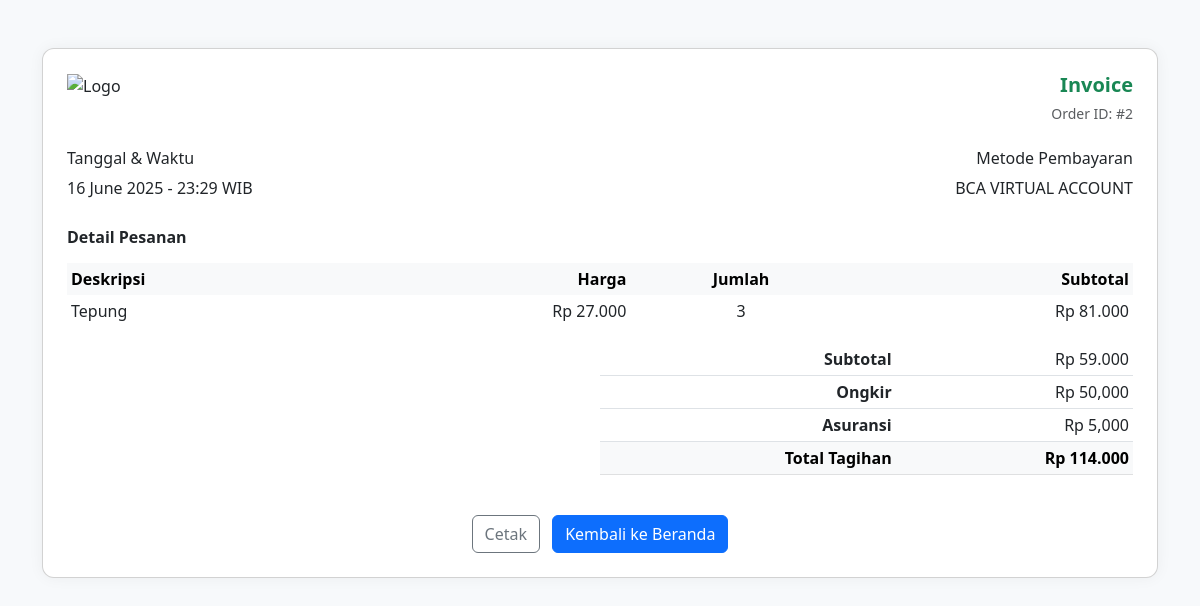
The page /views/customer/invoice.php?id=2 (signed in) on the database its author committed.
### tables this page shows
CREATE TABLE `pembayaran` (
  `id` int(11) NOT NULL,
  `metode` varchar(50) DEFAULT NULL,
  `total` int(11) DEFAULT NULL,
  `tanggal` datetime DEFAULT NULL
);

CREATE TABLE `pesanan` (
  `id` int(11) NOT NULL,
  `id_pembayaran` int(11) DEFAULT NULL,
  `id_produk` int(11) DEFAULT NULL,
  `jumlah` int(11) DEFAULT NULL,
  `harga_satuan` int(11) DEFAULT NULL,
  `subtotal` int(11) DEFAULT NULL,
  `status` varchar(50) DEFAULT 'Menunggu'
);

CREATE TABLE `produk` (
  `ID_Produk` int(11) NOT NULL,
  `nama_produk` varchar(50) NOT NULL,
  `harga` int(50) NOT NULL,
  `kategori` varchar(50) NOT NULL,
  `Stok` int(50) NOT NULL,
  `deskripsi` varchar(50) NOT NULL,
  `gambar` varchar(50) NOT NULL,
  `satuan` varchar(50) DEFAULT NULL,
  `harga_diskon` int(11) DEFAULT NULL
);

### views/customer/invoice.php (the view, shortened to what this page needs)
<?php
include 'koneksi.php';
$id = $_GET['id'] ?? 0;
$id = (int)$id;
$stmt = $conn->prepare("SELECT * FROM pembayaran WHERE id = ?");
$stmt->bind_param("i", $id);
$stmt->execute();
$pembayaran = $stmt->get_result()->fetch_assoc();
$stmt = $conn->prepare("
    SELECT p.*, pr.nama_produk
    FROM pesanan p
    JOIN produk pr ON p.id_produk = pr.ID_Produk
    WHERE p.id_pembayaran = ?
");
$stmt->bind_param("i", $id);
$stmt->execute();
$items = $stmt->get_result()->fetch_all(MYSQLI_ASSOC);
$order_date = date('d F Y');
$order_time = date('H:i');
$ongkir = 50000;
$asuransi = 5000;
$total_tagihan = $pembayaran['total'];
$subtotal = $total_tagihan - $ongkir - $asuransi;
?>
<!DOCTYPE html>
<html lang="id">
<head>
    <link href="https://cdn.jsdelivr.net/npm/bootstrap@5.3.0/dist/css/bootstrap.min.css" rel="stylesheet">
</head>
<body>
    <div class="container my-5">
        <div class="card invoice-card p-4">
            <div class="d-flex justify-content-between align-items-center mb-4">
                <img src="assets/logo.png" alt="Logo" style="height: 50px;">
                <div class="text-end">
                    <h5 class="mb-1 fw-bold text-success">Invoice</h5>
                    <small class="text-muted">Order ID: #<?= $pembayaran['id'] ?></small>
                </div>
            </div>
            <div class="row mb-4">
                <div class="col-md-6">
                    <h6>Tanggal & Waktu</h6>
                    <p class="mb-1"><?= $order_date ?> - <?= $order_time ?> WIB</p>
                </div>
                <div class="col-md-6 text-md-end">
                    <h6>Metode Pembayaran</h6>
                    <p class="mb-1"><?= strtoupper($pembayaran['metode']) ?></p>
                </div>
            </div>
            <h6 class="fw-semibold mb-3">Detail Pesanan</h6>
            <table class="table table-sm table-borderless">
                <thead class="table-light">
                    <tr>
                        <th>Deskripsi</th>
                        <th class="text-end">Harga</th>
                        <th class="text-center">Jumlah</th>
                        <th class="text-end">Subtotal</th>
                    </tr>
                </thead>
                <tbody>
                    <?php foreach ($items as $item): ?>
                    <tr>
                        <td><?= htmlspecialchars($item['nama_produk']) ?></td>
                        <td class="text-end">Rp <?= number_format($item['harga_satuan'], 0, ',', '.') ?></td>
                        <td class="text-center"><?= $item['jumlah'] ?></td>
                        <td class="text-end">Rp <?= number_format($item['subtotal'], 0, ',', '.') ?></td>
                    </tr>
                    <?php endforeach; ?>
                </tbody>
            </table>
            <div class="d-flex justify-content-end">
                <div class="w-50">
                    <table class="table table-sm">
                        <tr>
                            <td class="text-end fw-bold">Subtotal</td>
                            <td class="text-end">Rp <?= number_format($subtotal, 0, ',', '.') ?></td>
                        </tr>
                        <tr>
                            <td class="text-end fw-bold">Ongkir</td>
                            <td class="text-end">Rp <?= number_format($ongkir) ?></td>
                        </tr>
                        <tr>
                            <td class="text-end fw-bold">Asuransi</td>
                            <td class="text-end">Rp <?= number_format($asuransi) ?></td>
                        </tr>
                        <tr class="table-light">
                            <td class="text-end fw-bold">Total Tagihan</td>
                            <td class="text-end fw-bold">Rp <?= number_format($total_tagihan, 0, ',', '.') ?></td>
                        </tr>
                    </table>
                </div>
            </div>
            <div class="text-center mt-4">
                <button onclick="window.print()" class="btn btn-outline-secondary me-2">
                    Cetak
                </button>
                <a href="produk.php" class="btn btn-primary">Kembali ke Beranda</a>
            </div>
        </div>
    </div>
</body>
</html>

### views/customer/invoice.php (style rules this page uses)
body { background-color: #f7f9fb; }
.invoice-card { border-radius: 12px; box-shadow: 0 0 15px rgba(0,0,0,0.05); }

### rows shown on the page
pembayaran: id "2", metode "BCA VIRTUAL ACCOUNT", total "59.000", total "114.000"
pesanan: id_produk.nama_produk "Tepung", harga_satuan "27.000", jumlah "3", subtotal "81.000"

### other values the page prints
$ongkir "50,000"
$asuransi "5,000"
